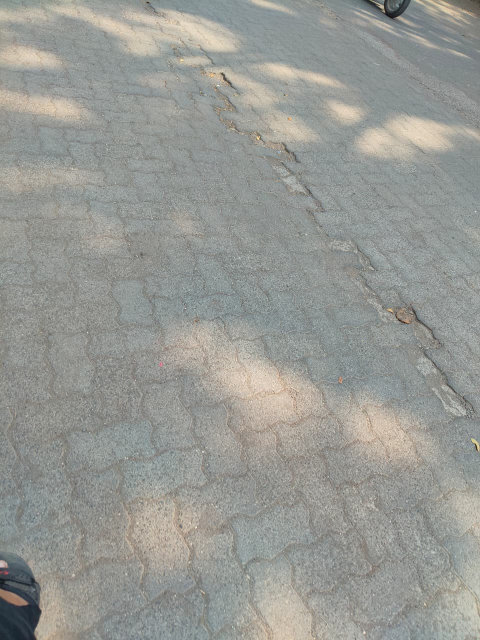
#> input picture dataset/images/row_02_deformation_low.jpeg, 960 x 1280 px (shown at 1/2 size)
$ python -i prepare_yolo_labels.py   (imports and definitions only)
#> lines starting #> are read from the running program, lines starting #| are printed output that depends on the picture; after the words box and inside, x2 and y2 are one past the last pixel; in counts of white or black regions, pixels touching at a corner belong together
"""
Prepare YOLOv8 Dataset Structure and Labels from Extracted Road Defect Images.
Features:
- Tight, localized defect bounding boxes (clamped to realistic road dimensions, never full screen)
- Background negative sample generation (clean road/asphalt with empty labels) to suppress false positives
- Train/val stratified splits
"""

import os
import csv
import shutil
import random
import cv2
import numpy as np

CLASS_NAME_TO_ID = {
    "Disintegrated": 0,
    "Manhole": 1,
    "Water clogged": 2,
    "Raveling": 3,
    "Deformation": 4
}

def detect_tight_pothole_box(image_path):
    """
    Compute localized, realistic bounding box for road surface defect.
    Clamps box dimensions so it never covers the entire camera frame.
    Returns normalized [x_center, y_center, width, height].
    """
    img = cv2.imread(image_path)
#> img is the input picture: shape (1280, 960, 3); mean B, G, R 148, 152.8, 151.2
    if img is None:
        return 0.50, 0.60, 0.35, 0.30

    h, w = img.shape[:2]
#> h = 1280; w = 960
    gray = cv2.cvtColor(img, cv2.COLOR_BGR2GRAY)

    # Focus on lower 75% where road texture and defects reside
    roi_top = int(h * 0.25)
#> roi_top = 320
    gray_roi = gray[roi_top:, :]
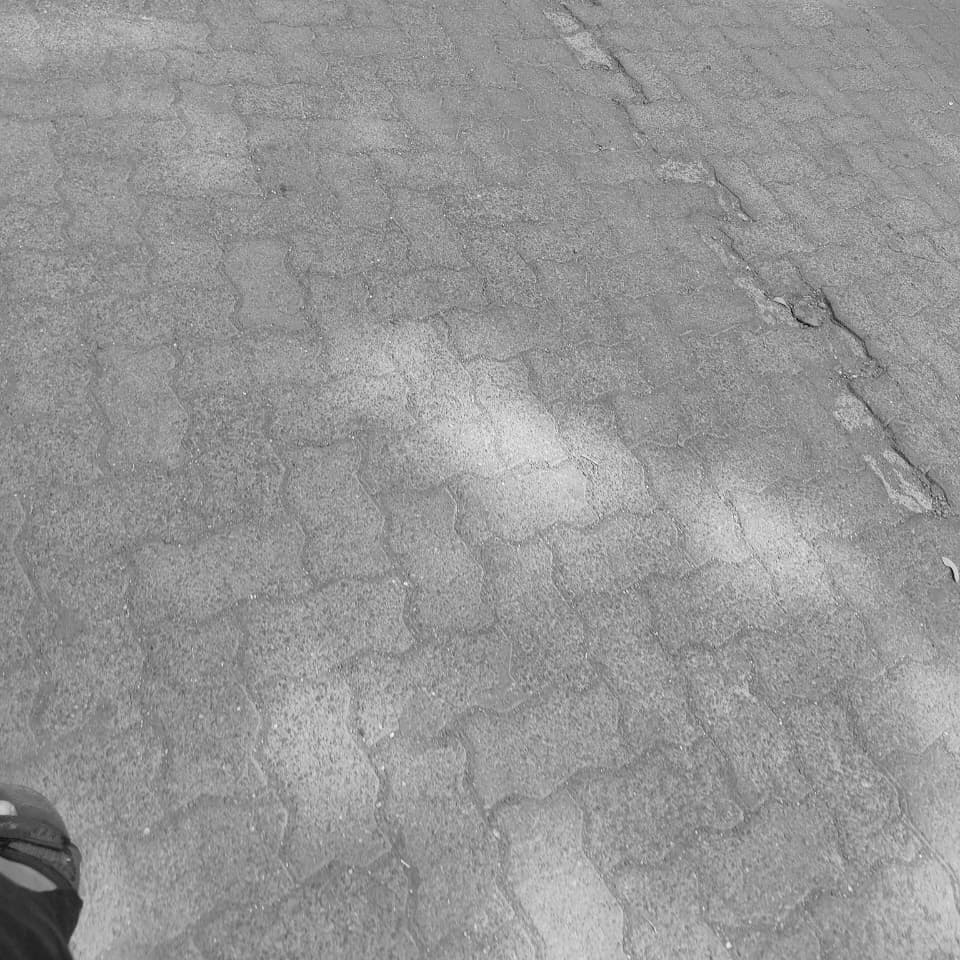
#> gray_roi: shape (960, 960); min 2, max 252, mean 150.2

    # Contrast enhancement
    clahe = cv2.createCLAHE(clipLimit=2.0, tileGridSize=(8, 8))
    enhanced = clahe.apply(gray_roi)
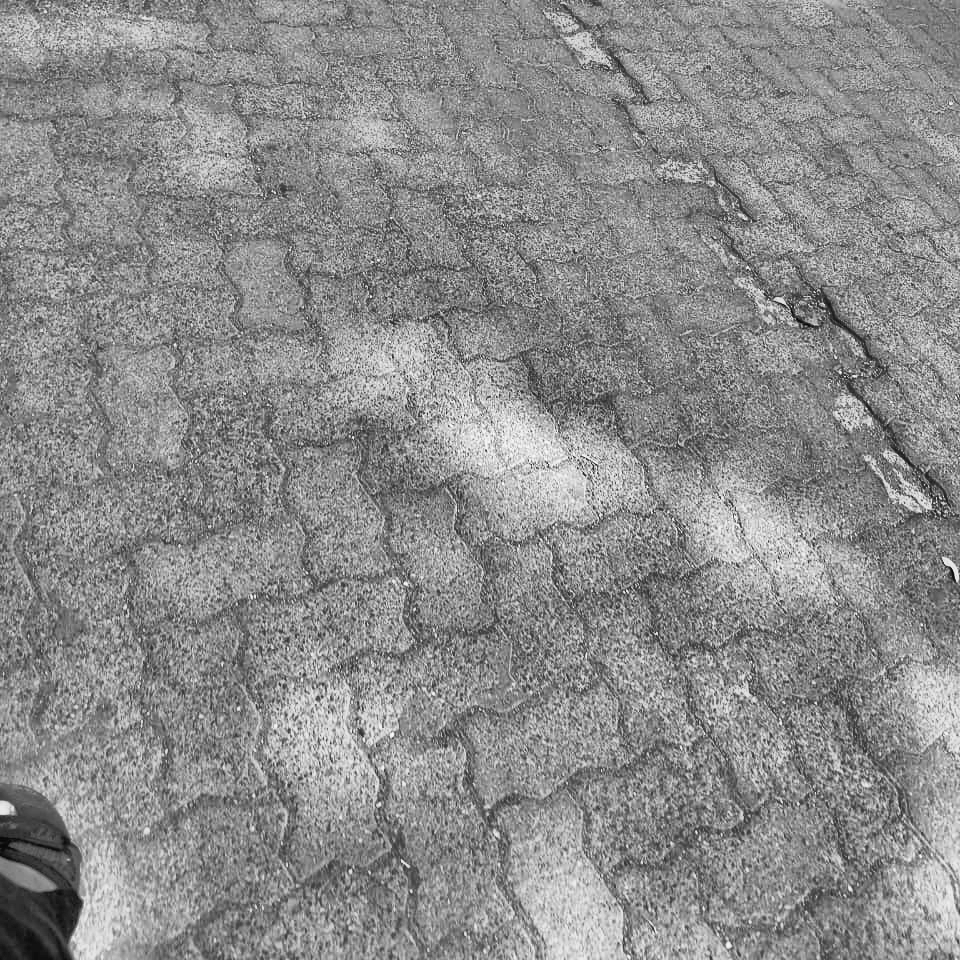
#> enhanced: shape (960, 960); min 1, max 254, mean 140.1

    # Isolate dark cavity/depression
    mean_val = np.mean(enhanced)
#> mean_val = 140.1
    std_val = np.std(enhanced)
#> std_val = 36.95
    thresh = (enhanced < (mean_val - 0.5 * std_val)).astype(np.uint8) * 255
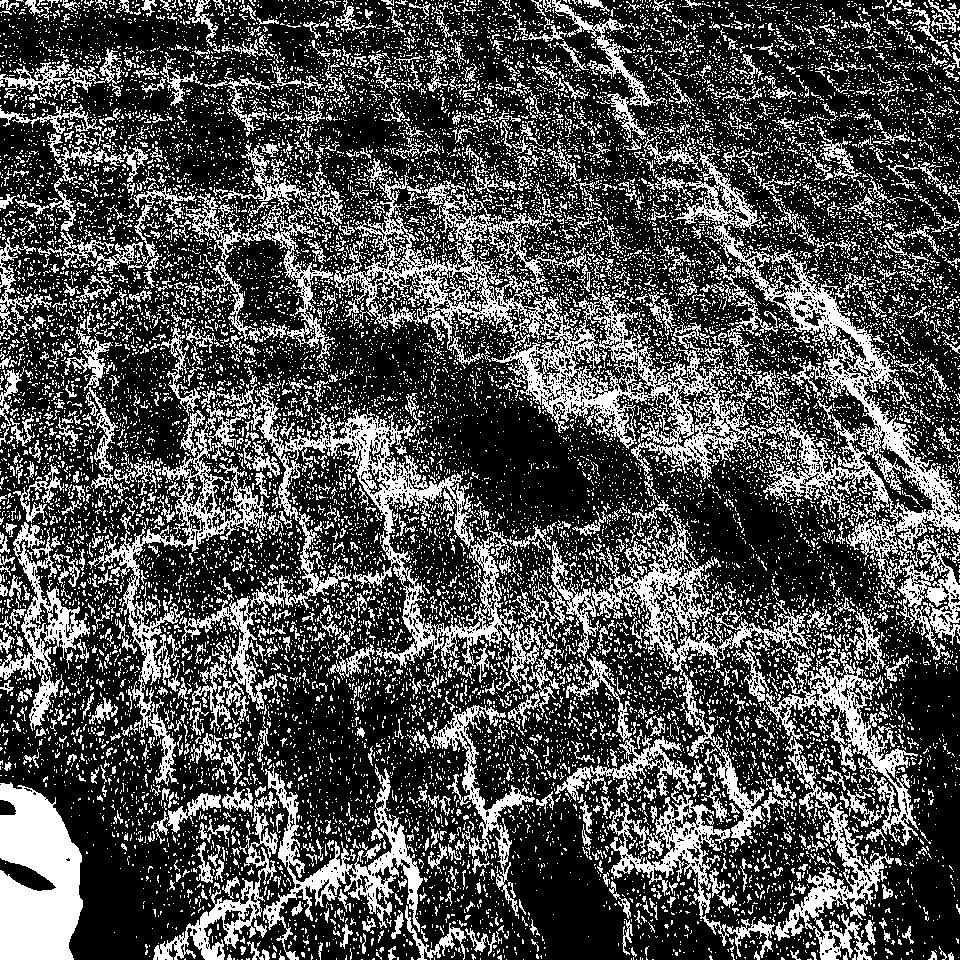
#> thresh: shape (960, 960); 30.5% white in thin lines or dots

    # Morphological cleaning
    kernel = cv2.getStructuringElement(cv2.MORPH_ELLIPSE, (15, 15))
    closed = cv2.morphologyEx(thresh, cv2.MORPH_CLOSE, kernel)
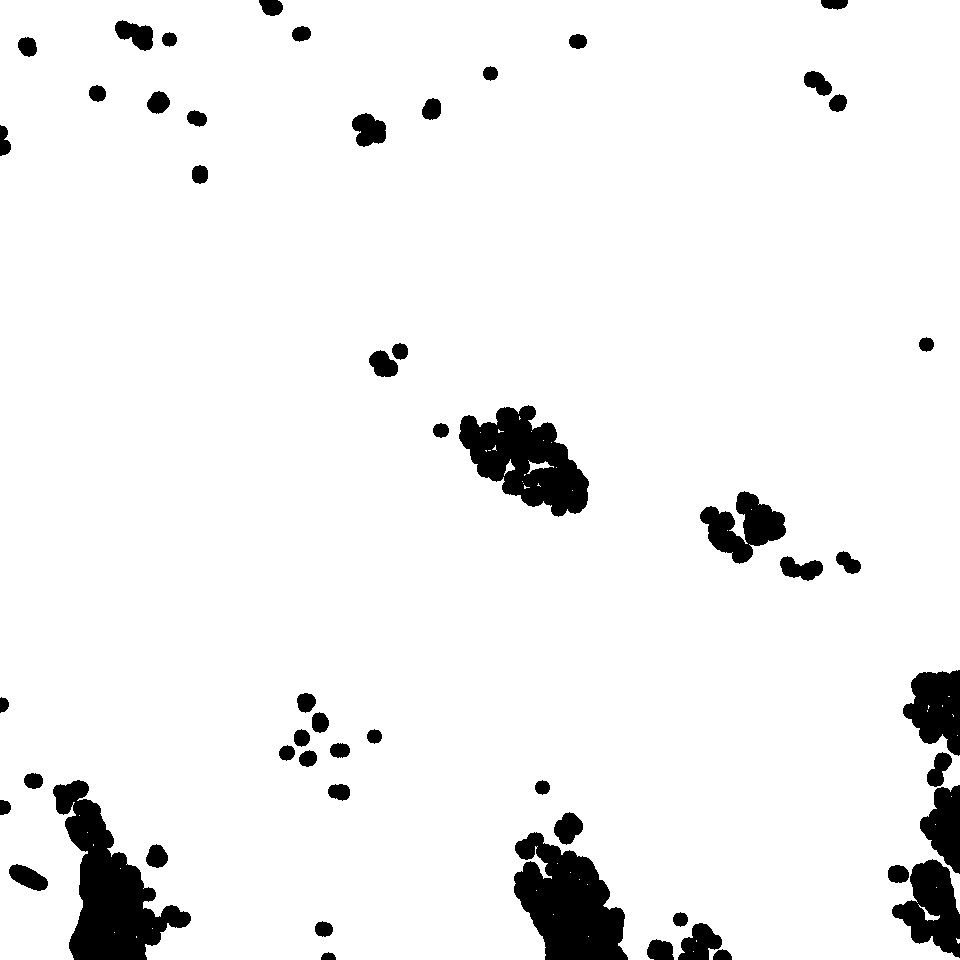
#> closed: shape (960, 960); 94% white; 53 black regions, largest, box (x1, y1, x2, y2) and area: (53, 780, 191, 960) 10588, (514, 832, 628, 960) 9301, (459, 405, 589, 517) 8161
    opened = cv2.morphologyEx(closed, cv2.MORPH_OPEN, kernel)
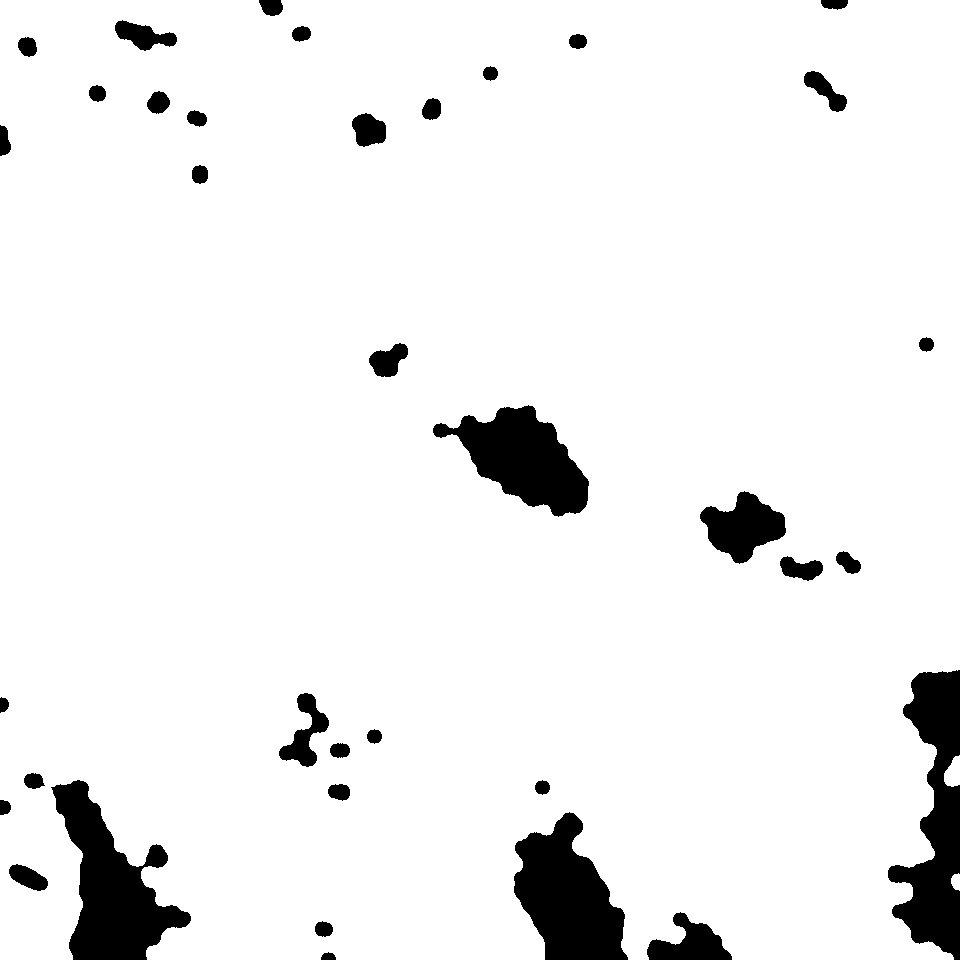
#> opened: shape (960, 960); 93.5% white; 36 black regions

    contours, _ = cv2.findContours(opened, cv2.RETR_EXTERNAL, cv2.CHAIN_APPROX_SIMPLE)
#> contours = 3 contours; box (x1, y1, x2, y2) and area: (0, 0, 960, 960) 882212, (944, 755, 960, 787) 334, (951, 873, 960, 891) 105

    best_box = None
    max_area = 0
    roi_area = (h - roi_top) * w
#> roi_area = 921600

    for cnt in contours:
        area = cv2.contourArea(cnt)
        if 0.015 * roi_area < area < 0.50 * roi_area:
            if area > max_area:
                max_area = area
                bx, by, bw, bh = cv2.boundingRect(cnt)
                best_box = (bx, by + roi_top, bw, bh)
#> this loop made 3 passes
#> area on passes 1 to 3: 105, 334, 882212
#> after the loop, max_area = 0

    if best_box:
        bx, by, bw, bh = best_box
        # Normalize
        xc = (bx + bw / 2.0) / w
        yc = (by + bh / 2.0) / h
        nw = bw / w
        nh = bh / h

        # Enforce realistic pothole dimensions: never full screen!
        nw = min(0.55, max(0.15, nw))
        nh = min(0.48, max(0.12, nh))
        xc = min(1.0 - nw / 2.0, max(nw / 2.0, xc))
        yc = min(1.0 - nh / 2.0, max(nh / 2.0, yc))
        return round(xc, 4), round(yc, 4), round(nw, 4), round(nh, 4)
    else:
        # Default tight localized box around road center
        return 0.5000, 0.6000, 0.3500, 0.2800

# [132 lines left out: functions generate_background_samples, prepare_yolo_dataset, not called in this run]

# [2 lines not run here, left out]

>>> result = detect_tight_pothole_box('../dataset/images/row_02_deformation_low.jpeg')
